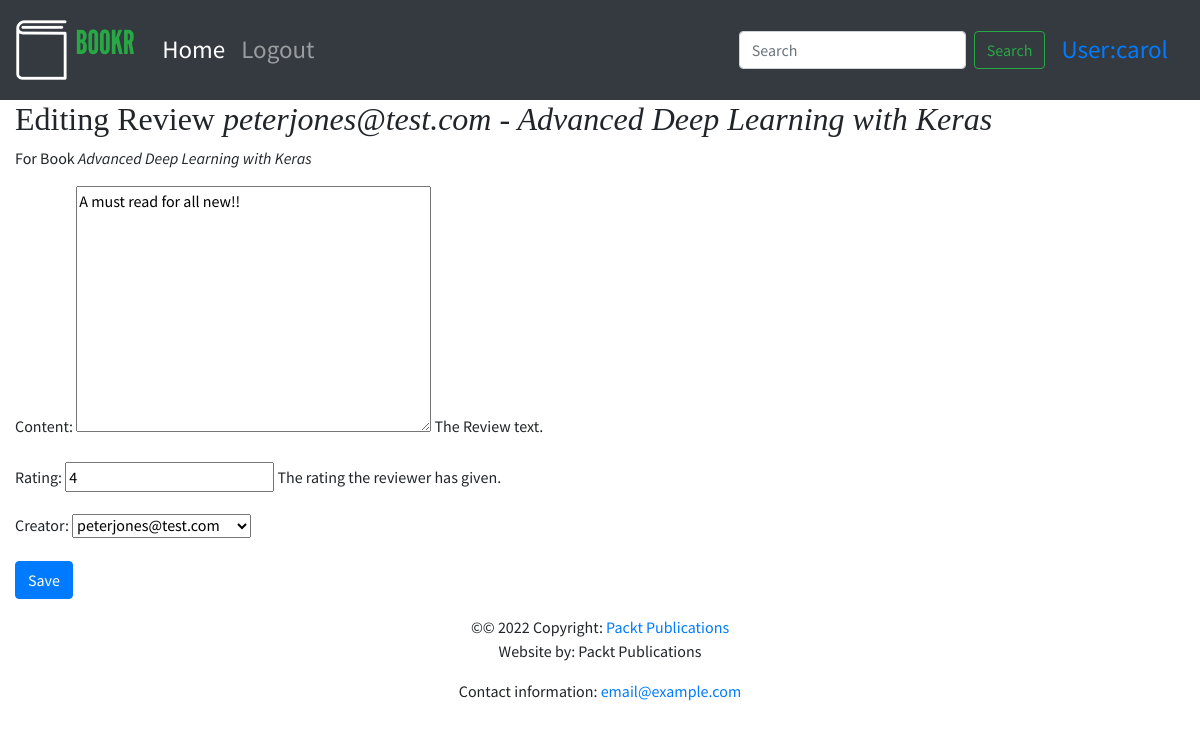
The app's page /books/1/reviews/1/ (signed in) with its own data.
### reviews/models.py (models this page shows)
class Review(models.Model):
    content = models.TextField(help_text="The Review text.")
    rating = models.IntegerField(help_text="The rating the reviewer has given.")
    date_created = models.DateTimeField(auto_now_add=True, help_text="The date and time the review was created.")
    date_edited = models.DateTimeField(null=True, help_text="The date and time the review was last edited.")
    creator = models.ForeignKey(auth.get_user_model(), on_delete=models.CASCADE)
    book = models.ForeignKey(Book, on_delete=models.CASCADE, help_text="The Book that this review is for.")
    def __str__(self):
        return f'{self.creator.username}  -  {self.book.title}'

class Book(models.Model):
    title = models.CharField(max_length=70, help_text="The title of the book.")
    publication_date = models.DateField(verbose_name="Date the book was published.")
    isbn = models.CharField(max_length=20, verbose_name="ISBN number of the book.")
    publisher = models.ForeignKey(Publisher, on_delete=models.CASCADE)
    contributors = models.ManyToManyField('Contributor', through="BookContributor")
    cover = models.ImageField(null=True, blank=True, upload_to='book_covers/')
    sample = models.FileField(null=True, blank=True, upload_to='book_samples/')
    def __str__(self):
        return self.title

### reviews/views.py (the view)
# urls.py: path("books/<int:book_pk>/reviews/<int:review_pk>/", views.review_edit, name="review_edit"),
@login_required
def review_edit(request, book_pk, review_pk=None):
    book = get_object_or_404(Book, pk=book_pk)
    if review_pk is None:
        review = None
    else:
        review = get_object_or_404(Review, book_id=book_pk, pk=review_pk)
        user = request.user
        if not user.is_staff and review.creator.id != user.id:
            raise PermissionDenied
    if request.method == 'POST':
        form = ReviewForm(request.POST, instance=review)
        if form.is_valid():
            updated_review = form.save(False)
            if review is None:
                updated_review.book_id = book_pk
                messages.success(request, f'Review for "{book}" was created.')
                updated_review.save()
            else:
                messages.success(request, f'Review for "{book}" was updated.')
                updated_review.date_edited = timezone.now()
                updated_review.save()
            return redirect('book_details', book_pk)
    else:
        form = ReviewForm(instance=review)
    context = {
        'form': form,
        'instance': review,
        'model_type': 'Review',
        'related_model_type': 'Book',
        'related_instance': book
    }
    return render(request, "reviews/instance-form.html", context)

### reviews/forms.py
class ReviewForm(forms.ModelForm):
    class Meta:
        model = Review
        exclude = ('date_edited', 'book')
        rating = forms.IntegerField(min_value=0, max_value=5)

### reviews/templates/reviews/instance-form.html (shortened to what this page needs)
{% extends 'reviews/base.html' %}
{% block content %}
<h2>{% if instance is None %}New {{ model_type }}{% else %}
    Editing {{ model_type }} <em>{{ instance }}</em>{% endif %}</h2>
<p>{% if related_model_type and related_instance %}
    For {{ related_model_type }} <em>{{ related_instance }}</em>{% endif %}
</p>
<form method="post" {% if is_file_upload %}enctype="multipart/form-data" {% endif %}>
    {{ form.as_p }}
    <button type="submit" class="btn btn-primary">
        {% if instance is None %}Create{% else %}Save{% endif %}
    </button>
</form>
{% endblock %}

### templates/base.html (shortened to what this page needs)
<!doctype html>
{% load static %}
<html lang="en">
  <head>
    <link rel="stylesheet" href="https://stackpath.bootstrapcdn.com/bootstrap/4.4.1/css/bootstrap.min.css">
    <link rel="stylesheet" href="https://cdnjs.cloudflare.com/ajax/libs/font-awesome/4.7.0/css/font-awesome.min.css">
    <link rel="stylesheet" href="{% static 'main.css' %}">
  </head>
<body>
        <nav class="navbar navbar-expand-sm navbar-dark bg-dark sticky-top">
          <a class="navbar-brand" href="/">{% block brand %}<img src="{% static 'logo.png' %}">{% endblock %}</a>
          <div class="collapse navbar-collapse" id="navbarSupportedContent">
            <ul class="navbar-nav mr-auto">
              <li class="nav-item active">
                <a class="nav-link" href="/books/">Home <span class="sr-only">(current)</span></a>
              </li>
              {% if user.is_authenticated %}
              <li class="nav-item">
                <a class="nav-link" href="{% url 'accounts:logout' %}">Logout</a>
              </li>
              {% else %}
              <li class="nav-item">
                <a class="nav-link" href="{% url 'accounts:login' %}">Login</a>
              </li>
              {% endif %}
            </ul>
            <form class="form-inline my-2 my-lg-0">
              <input class="form-control mr-sm-2" name="search"  minlength="3" type="search" placeholder="Search" aria-label="Search">
              <button class="btn btn-outline-success my-2 my-sm-0" type="submit"  formaction="/search-result/">Search</button>
            </form>
            {% if user.is_authenticated %}
            <a class="nav-link" href="/accounts/profile">User:{{ user.username }}</a>
            {% endif %}
          </div>
        </nav>
        <div class="container-fluid">
        {% block content %}{% endblock %}
          </div>
  <footer class="page-footer font-small blue">
    <div class="footer-copyright text-center py-3">&copy;© 2022 Copyright:
      <a href="https://www.packtpub.com"> Packt Publications</a>
      <p>Website by: Packt Publications</p>
      <p>Contact information: <a href="mailto:email@example.com">email@example.com</a></p>
    </div>
  </footer>
  </body>
</html>

### static/main.css (style rules this page uses)
.navbar { min-height: 100px; font-size: 25px; }
.navbar-brand { font-size: 25px; }
.navbar-brand > img { height: 60px; }
body { font-family: 'Source Sans Pro', sans-serif; background-color: #e6efe8 color: #393939; }
h1, h2, h3, h4, h5, h6 { font-family: 'Libre Baskerville', serif; }

### records on screen
Review: creator+book "peterjones@test.com - Advanced Deep Learning with Keras", content "A must read for all new!!", rating "4", creator "peterjones@test.com"
Book: title "Advanced Deep Learning with Keras"

### other values on screen
{{ user.username }} "carol"
{{ model_type }} "Review"
{{ related_model_type }} "Book"
